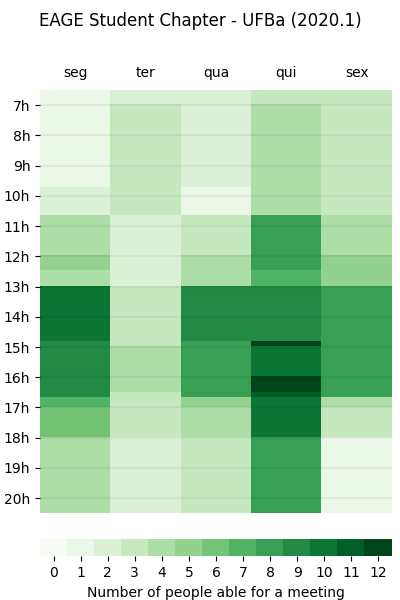

Write Python code to recreate this figure.
import re
import numpy as np
import matplotlib.colors as clr
import matplotlib.pyplot as plt


DAYNAMESEN = [['mon', 'monday'],
              ['tue', 'tuesday'],
              ['wed', 'wednesday'],
              ['thu', 'thursday'],
              ['fri', 'friday'],
              ['sat', 'saturday'],
              ['sun', 'sunday']]
DAYNAMESPT = [[ 'seg', 'segunda', 'segunda-feira',],
              [ 'ter', 'terça', 'terça-feira',],
              [ 'qua',  'quarta', 'quarta-feira',],
              [ 'qui',  'quinta', 'quinta-feira',],
              [ 'sex',  'sexta', 'sexta-feira',],
              [ 'sáb',  'sábado', 'sab',],
              [ 'dom', 'sunday', 'domingo',]]
DAYNAMES = [ DAYNAMESEN[d]+DAYNAMESPT[d] for d in range(7) ]
SHORTDAYNAMESEN = [ dayname[0] for dayname in DAYNAMESEN ]


def format_time(time):
    try:
        time = float(time)
        h = int(time)
        m = round(60*(time-h))
    except ValueError:
        time_found = re.findall('(\d+)[h:]*(\d*)|(\d)+\.?(\d)', time)
        h1, m1, h2, m2 = time_found[0]
        if h1 or m1:
            h = int(h1) if h1 else 0
            m = int(m1) if m1 else 0
        else:
            h = int(h2)        if h2 else 0
            m = round(60*(m2)) if m2 else 0
    return(h,m)

def format_interval(interval):
    interval = re.findall('(\d*)[h:]*(\d*)[-\.]+(\d*)[h:]*(\d*)', interval)
    if interval:
        h1, m1, h2, m2 = interval[0]
        h1 = int(h1) if h1 else 0
        m1 = int(m1) if m1 else 0
        h2 = int(h2) if h2 else 23
        m2 = int(m2) if m2 else 60
        t1 = 60*h1+m1
        t2 = 60*h2+m2
    else:
        t1, t2 = 0,0
    return(t1,t2)

# rename variables for more readability...
def edit_daytimes(daytimes, DAYNAMES=DAYNAMES):
    daytimes = re.findall(r'\(([^\)]+)\)|(\S+)', daytimes)
    for dt,_ in enumerate(daytimes):
        daytimes[dt] = [intervals for intervals in daytimes[dt] if intervals][0]
        daytimes[dt] = re.findall(r'(\S+)', daytimes[dt].replace('+', ''))

    # copying list and sublists
    edited_daytimes = [ intervals[:] for intervals in daytimes ]

    for day_intervals_iter, day_intervals in enumerate(daytimes):
        for interval_iter,  interval in enumerate(day_intervals):
            for day_iter,   daynames in enumerate(DAYNAMES):

                if interval in daynames:
                    edited_daytimes[day_intervals_iter].remove(interval)
                    equalsday = interval
                    notfound = True
                    while notfound:
                        for daynames_n,   daynames in enumerate(DAYNAMES):
                            for dayname_n, dayname in enumerate(daynames):
                                if equalsday == dayname:
                                    equalsday = edited_daytimes[daynames_n]
                                    notfound = False
                                    break
                        else: break  # take a look at for / else sintax ;)
                    for edited_interval in equalsday:
                        edited_daytimes[day_intervals_iter].append(edited_interval)

    for day_intervals_iter, day_intervals in enumerate(edited_daytimes):
        for interval_iter, interval in enumerate(day_intervals):
            edited_daytimes[day_intervals_iter][interval_iter] = format_interval(interval)
    return(edited_daytimes)


def plot_times(edited_daytimes, start_time=7, end_time=20,
            daynames=SHORTDAYNAMESEN, first_day='sun', last_day='fri',
            header='', ax_title='', hourhlines=True,
            filename=None):
    # creating grid for week times
    grid = np.zeros((24*60,7))
    for horario in horarios.values():
        hdays = edit_daytimes(horario)
        for d, day in enumerate(hdays):
            daygrid = np.zeros(24*60)
            for times in day:
                daygrid[times[0]:times[1]] = 1
            grid[:, d] += daygrid

    first_day = first_day if type(first_day)==int else daynames.index(first_day)
    last_day = last_day if type(last_day)==int else daynames.index(last_day)
    if first_day==6:
        daynames.insert(0,daynames.pop())
        grid = np.roll(grid, 1)
        first_day=0

    h1,m1 = format_time(start_time)
    h2,m2 = format_time(end_time)
    t1    = h1*60+m1
    t2    = h2*60+m2

    # creating canvas
    fig = plt.figure(figsize=(4,6))
    fig.suptitle(header, va='top')

    # creating axes
    ax  = fig.add_axes([.1,0,.88,.85])
    ax.set_title(ax_title, y=1.08)

    # plotting grid heatmap to axes
    img = ax.imshow(grid, aspect='auto', interpolation='nearest', cmap=cmap)
    # configuring axes
    ax.set_xticks(np.arange(grid.shape[1]))
    ax.set_xticklabels(daynames)
    ax.yaxis.set_ticks(np.arange(0, grid.shape[0]+1, 60))
    #ax.set_yticklabels([ f'{hour}h' for hour in range(h1,h2+1,1) ])
    ax.set_yticklabels([ f'{hour}h' for hour in range(0,24+1,1) ])
    # limit plot of grid
    ax.set_ylim((t2,t1))
    ax.set_xlim((first_day-.5,last_day+.5))
    # Let the horizontal axes labeling appear on top.
    ax.tick_params(top=False, bottom=False,
                   left=True, right=False,
                   labelleft=True, labelright=False,
                   labeltop=True, labelbottom=False)
    if hourhlines:
        for hour in range(0,24+1):
            ax.axhline(60*hour, color="black", alpha=.05, ls='-')
    # Turn spines off and create
    for edge, spine in ax.spines.items():
        spine.set_visible(False)

    # create colorbar
    visiblegridmin = grid[t1:t2].min()
    visiblegridmax = grid[t1:t2].max()
    bounds=np.arange(visiblegridmin,visiblegridmax+2, dtype=int)
    vals=bounds[:-1]
    norm = clr.BoundaryNorm(bounds, cmap.N)
    cbar = ax.figure.colorbar(img,
                              fraction=.12,
                              pad=.05,
                              cmap=cmap,
                              norm=norm,
                              boundaries=bounds,
                              orientation='horizontal',
                              values=vals,
                              ticks=bounds)
    cbar.set_ticks(vals + .5)
    cbar.set_ticklabels(vals)
    cbar.ax.set_xlabel('Number of people able for a meeting', rotation=0)
    cbar.outline.set_linewidth(0)

    if filename: plt.savefig(filename)
    plt.show()




if __name__ == '__main__':

    cmap = 'Greens'
    cmap = plt.get_cmap(cmap)

    DAYNAMESPT = [[ 'seg', 'segunda', 'segunda-feira',],
                  [ 'ter', 'terça', 'terça-feira',],
                  [ 'qua',  'quarta', 'quarta-feira',],
                  [ 'qui',  'quinta', 'quinta-feira',],
                  [ 'sex',  'sexta', 'sexta-feira',],
                  [ 'sáb',  'sábado', 'sab',],
                  [ 'dom', 'sunday', 'domingo',]]
    SHORTDAYNAMESPT = [ dayname[0] for dayname in DAYNAMESPT ]

    #horarios = {
    #        "a": "13...15 (seg + seg + 7-9) (tue + 19:..20)",
    #        "b": "14-16h40 nope seg",
    #        "c": "(13h30-14:20 15...16) nope nope seg (seg + thu)",
    #    }
    # bota manhã e tarde, bro
    horarios = {
            "Nilo":        "nope 15... nope 13...",
            "Rada":        "13-17 ...10h40 nope tue -12",
            "Maria":       "13-17 seg seg seg seg seg seg",
            "André":       "nope nope nope nope 13-17",
            "Lorena":      "13-14:50 -10:40 seg",
            "Laian":       "nope nope nope 16-16:40",
            "Anderson":    "nope nope nope 5-17",
            "Vinicius":    "13- nope seg (-14 16-)",
            "Mari":        "10:40- 7-14h seg ter -16h40",
            "Leticia":     "12-16:40 nope seg 14:50- seg",
            "Gutembergue": "14:50-17:00 nope seg nope seg",
            "Alber":       "13-16:40 nope seg 14:50- seg",
            "Isaac":       "10:40- seg seg seg seg",
            "Rômulo":      "13-16h40 nope seg 14:50- seg",
            "Annie":       "16:40- nope nope 10h40-",
            "Maria M":     "nope 15h-16:30 nope 10:40-16:30",
            "Vasco":       "-14:50 nope seg 10h40- seg",
            "Milton":      "9:45-12:30 nope -9:45 10h40-12:30",
        }

    plot_times(horarios, start_time='6:30', end_time=20.5,
            first_day='mon', last_day='fri',
            header="EAGE Student Chapter - UFBa (2020.1)", filename='times.png')
